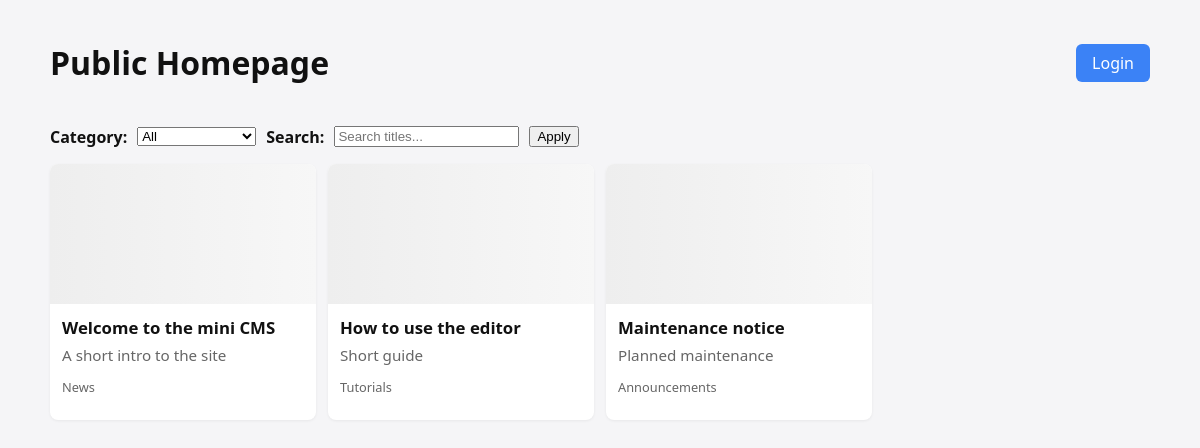
Page /home_public.php on the committed database.
### tables this page shows
CREATE TABLE IF NOT EXISTS `posts` (
   `id` INT NOT NULL AUTO_INCREMENT,
   `title` VARCHAR(255) NOT NULL,
   `excerpt` TEXT NULL,
   `content` TEXT NULL,
   `category_id` INT NULL,
   `image` VARCHAR(255) NULL,
   `published_at` DATETIME NULL,
   PRIMARY KEY (`id`),
   KEY `category_id` (`category_id`)
);

CREATE TABLE IF NOT EXISTS `categories` (
   `id` INT NOT NULL AUTO_INCREMENT,
   `name` VARCHAR(100) NOT NULL,
   `slug` VARCHAR(120) NOT NULL,
   `created_at` TIMESTAMP NOT NULL DEFAULT CURRENT_TIMESTAMP,
   PRIMARY KEY (`id`),
   UNIQUE KEY (`slug`)
);

### db.php (called while the page is built, shortened)
<?php
$db_config = [
    'host' => '127.0.0.1',
    'user' => 'root',
    'pass' => '',
    'name' => 'mini_cms',
    'port' => 3306,
];
$mysqli = new mysqli($db_config['host'], $db_config['user'], $db_config['pass'], $db_config['name'], $db_config['port']);
$mysqli->set_charset('utf8mb4');
function db_fetch_all($sql){
    global $mysqli;
    $res = $mysqli->query($sql);
    return $res->fetch_all(MYSQLI_ASSOC);
}
?>

### home_public.php (the view, shortened to what this page needs)
<?php
require_once __DIR__ . '/db.php';
$initial_posts = db_fetch_all("SELECT p.id, p.title, p.excerpt, p.image, p.published_at, c.name AS category_name, c.id AS category_id
    FROM posts p
    LEFT JOIN categories c ON p.category_id = c.id
    ORDER BY p.published_at DESC LIMIT 6");
?>
<!doctype html>
<html>
<head>
    <link rel="stylesheet" href="assets/css/public_grid.css">
</head>
<body>
<main class="container">
    <div style="display: flex; justify-content: space-between; align-items: center; margin-bottom: 20px;">
        <h1>Public Homepage</h1>
        <a href="Login.php" style="background: #3b82f6; color: white; padding: 8px 16px; border-radius: 6px; text-decoration: none; font-weight: 500;">Login</a>
    </div>
    <div class="filters">
        <label for="category">Category:</label>
        <select id="category">
            <option value="">All</option>
        </select>
        <label for="q">Search:</label>
        <input id="q" type="search" placeholder="Search titles...">
        <button id="apply">Apply</button>
    </div>
    <section id="grid" class="grid">
        <?php if (count($initial_posts) === 0): ?>
            <p>No posts yet.</p>
        <?php else: ?>
            <?php foreach ($initial_posts as $p): ?>
                <article class="card" data-id="<?=htmlspecialchars($p['id'])?>">
                    <div class="thumb"><?php if ($p['image']): ?><img src="<?=htmlspecialchars($p['image'])?>" alt="">
                    <?php else: ?><div class="placeholder"></div><?php endif; ?></div>
                    <div class="meta">
                        <h2><?=htmlspecialchars($p['title'])?></h2>
                        <p class="excerpt"><?=htmlspecialchars($p['excerpt'])?></p>
                        <p class="category"><?=htmlspecialchars($p['category_name'])?></p>
                    </div>
                </article>
            <?php endforeach; ?>
        <?php endif; ?>
    </section>
</main>
</body>
</html>

### assets/css/public_grid.css (style rules this page uses)
:root { --gap:12px; --card-bg:#fff; --muted:#666; }
body { font-family:Segoe UI, Roboto, Arial, sans-serif; margin:0; padding:20px; background:#f5f5f7; color:#111 }
.container { max-width:1100px; margin:0 auto }
.filters { display:flex; gap:10px; align-items:center; margin-bottom:16px }
.filters label { font-weight:600 }
.grid { display:grid; grid-template-columns: repeat(auto-fill,minmax(240px,1fr)); gap:var(--gap) }
.card { background:var(--card-bg); border-radius:8px; overflow:hidden; box-shadow:0 1px 3px rgba(0,0,0,0.06); display:flex; flex-direction:column }
.thumb { height:140px; background:#eee }
.placeholder { width:100%; height:100%; background:linear-gradient(90deg,#eee,#f7f7f7) }
.meta { padding:12px }
.meta h2 { margin:0 0 6px; font-size:1.05rem }
.meta .excerpt { color:var(--muted); font-size:0.95rem; margin:6px 0 }
.meta .category { font-size:0.8rem; color:var(--muted) }

### rows in the picture
posts: title "Welcome to the mini CMS", excerpt "A short intro to the site", category.name "News"
posts: title "How to use the editor", excerpt "Short guide", category.name "Tutorials"
posts: title "Maintenance notice", excerpt "Planned maintenance", category.name "Announcements"
